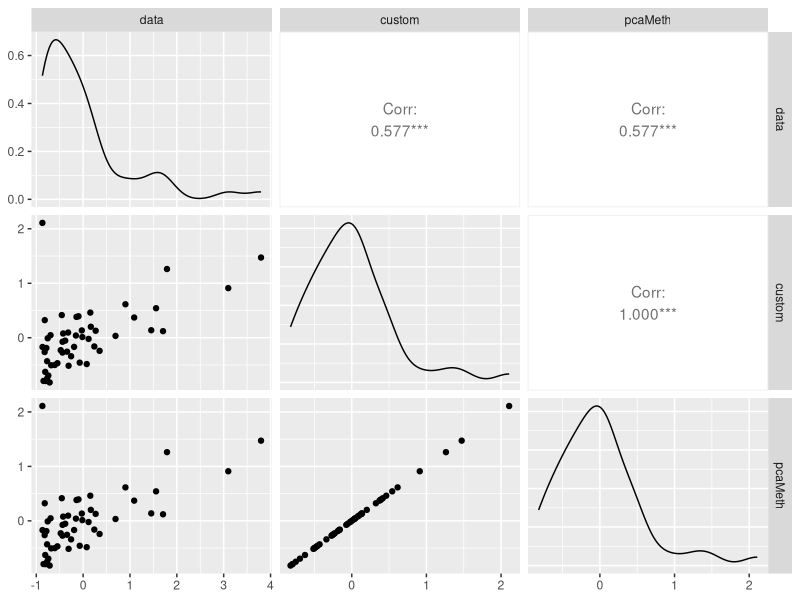
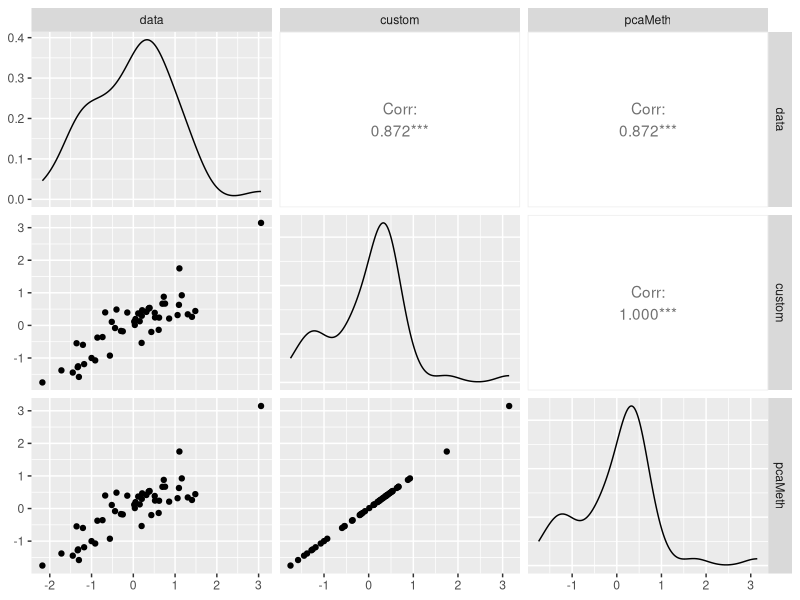

Recreate these plots in R, in order. (Note: this script raises an error after producing the figures.)
## ---- chunk 1
X = scale(state.x77)
## ---- chunk 2
em_ppca = function(
  X,
  nComp = 2,
  tol   = .00001,
  maxits  = 100,
  showits = TRUE
) {
  
  # Arguments 
  # X: numeric data
  # nComp: number of components
  # tol = tolerance level
  # maxits: maximum iterations
  # showits: show iterations
  
  require(pracma) # for orthonormal basis of W; pcaMethods package has also
  require(psych)  # for tr
  
  # starting points and other initializations
  N = nrow(X)
  D = ncol(X)
  L = nComp

  S = (1/N) * t(X)%*%X
  evals = eigen(S)$values
  evecs = eigen(S)$vectors

  V = evecs[,1:L]
  Lambda = diag(evals[1:L])
  
  # latent variables
  Z = t(replicate(L, rnorm(N))) 
  
  # variance; average variance associated with discarded dimensions
  sigma2 = 1/(D - L) * sum(evals[(L+1):D])
  
  # loadings; this and sigma2 starting points will be near final estimate
  W = V %*% chol(Lambda - sigma2 * diag(L)) %*% diag(L)  

  it = 0
  converged = FALSE
  ll = 0
  
  # Show iterations
  if (showits)                                                    
    cat(paste("Iterations of EM:", "\n"))
  
  while ((!converged) & (it < maxits)) {                           
    # create 'old' values for comparison
    if(exists('W_new')){
      W_old = W_new
    }
    else {
      W_old = W
    }
    
    ll.old = ll
    
    Psi = sigma2*diag(L)
    M   = t(W_old) %*% W_old + Psi
    
    # E and M 
    W_new = S %*% W_old %*% solve( Psi + solve(M) %*% t(W_old) %*% S %*% W_old )   
    sigma2 = 1/D * tr(S - S %*% W_old %*% solve(M) %*% t(W_new))

    Z  = solve(M) %*% t(W_new) %*% t(X)
    ZZ = sigma2*solve(M) + Z%*%t(Z)
    
    # log likelihood as in paper
    # ll = .5*sigma2*D + .5*tr(ZZ) + .5*sigma2 * X%*%t(X) -
    #      1/sigma2 * t(Z)%*%t(W_new)%*%t(X) + .5*sigma2 * tr(t(W_new)%*%W_new%*%ZZ)
    # ll = -sum(ll)
    
    # more straightforward
    ll = dnorm(X, mean = t(W_new %*% Z), sd = sqrt(sigma2), log = TRUE)
    ll = -sum(ll)

    it = it + 1
    
    # if showits, show first and every 5th iteration
    if (showits & (it == 1 | it%%5 == 0))                          
      cat(paste(format(it), "...", "\n", sep = ""))
    
    converged = max(abs(ll.old-ll)) <= tol
  }
  
  W     = orth(W_new)
  evs   = eigen(cov(X %*% W))
  evecs = evs$vectors
  
  W = W %*% evecs
  Z = X %*% W
  Xrecon = Z %*% t(W)
  reconerr = sum((Xrecon - X)^2)
  
  if (showits)                                                     # Show last iteration
    cat(paste0(format(it), "...", "\n"))
  
  list(
    scores   = Z,
    loadings = W,
    Xrecon   = Xrecon,
    reconerr = reconerr,
    ll       = ll,
    sigma2   = sigma2
  )
}
## ---- chunk 3
results_ppca = em_ppca(
  X = X,
  nComp = 2,
  tol = 1e-12,
  maxit = 100
)

results_ppca  
## ---- chunk 4
Xrecon      = results_ppca$Xrecon
loadings_em = results_ppca$loadings
scores_em   = results_ppca$scores
## ---- chunk 5
standard_pca =  princomp(scale(state.x77))

scores_standard_pca   = standard_pca$scores[,1:2]
loadings_standard_pca = standard_pca$loadings[,1:2]
Xrecon_standard_pca   = scores_standard_pca%*%t(loadings_standard_pca)
## ---- chunk 6
library(pcaMethods)

results_pcam  = pca(
  X,
  nPcs = 2,
  threshold = 1e-8,
  method = 'ppca',
  scale  = 'none',
  center = FALSE
)

loadings_pcam = loadings(results_pcam)
scores_pcam   = scores(results_pcam)
## ---- chunk 7
round(cbind(loadings_pcam, loadings_em, loadings_standard_pca), 3)
sum((abs(loadings_pcam) - abs(loadings_em)) ^ 2)
round(cbind(abs(scores_pcam), abs(scores_em)), 2)
## ---- chunk 8
Xrecon_pcam = scores_pcam %*% t(loadings_pcam)

mean((Xrecon_pcam - X)^2)  
mean(abs(Xrecon_pcam - Xrecon))

mean(abs(Xrecon_pcam - Xrecon))
## ---- chunk 9
GGally::ggpairs(data.frame(
  data    = X[, 1],
  custom  = Xrecon[, 1],
  pcaMeth = Xrecon_pcam[, 1]
))

GGally::ggpairs(data.frame(
  data    = X[, 2],
  custom  = Xrecon[, 2],
  pcaMeth = Xrecon_pcam[, 2]
))
## ---- chunk 10
qplot(Xrecon[, 1], Xrecon_pcam[, 1])

GGally::ggpairs(data.frame(scores_em, scores_pcam) )
